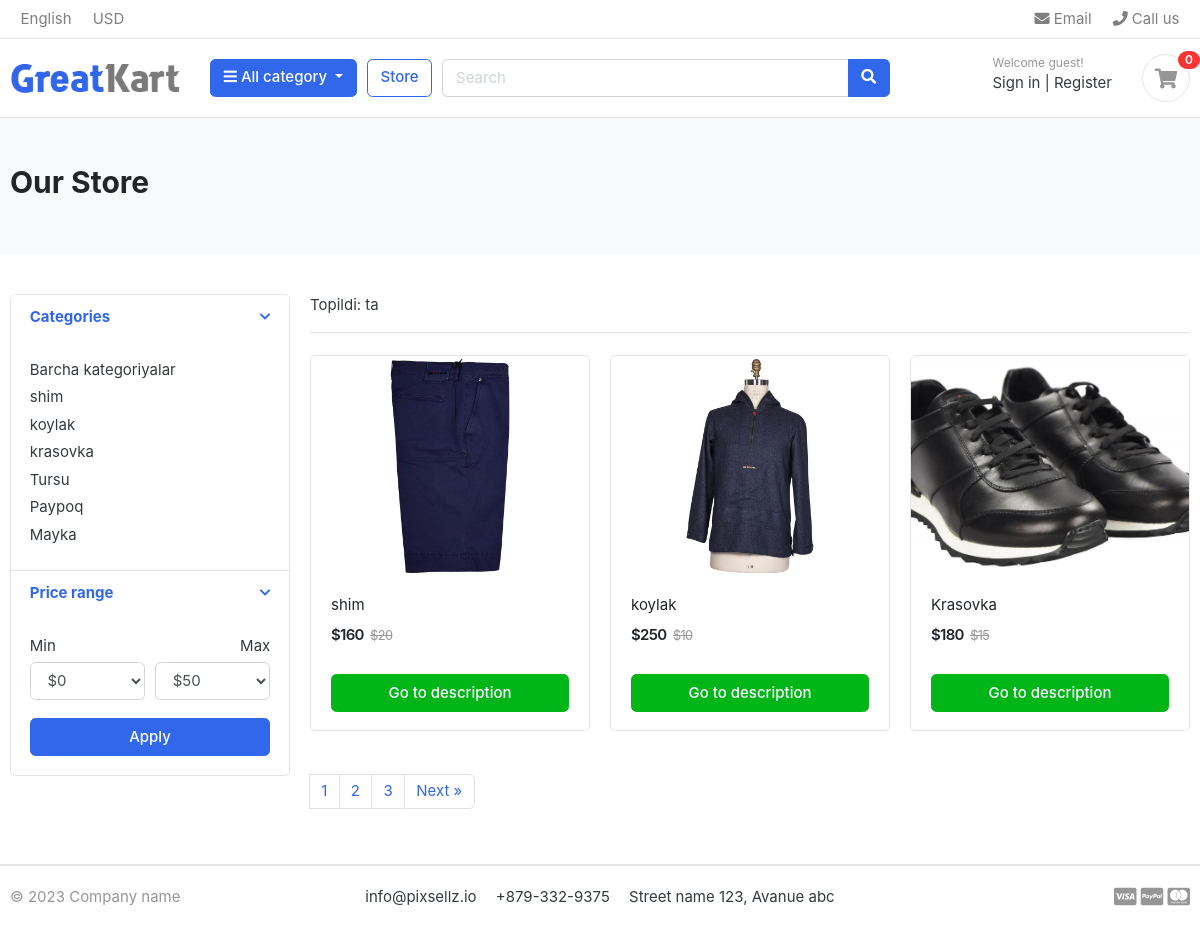
/store/, run on the app's committed database.
### category/models.py (models this page shows, shortened)
class Category(models.Model):
    slug = models.SlugField(unique=True)
    category_name = models.CharField(max_length=100)
    description = models.TextField(blank=True)
    cat_image = models.ImageField(upload_to='photos/categories', blank=True)
    class Meta:
        verbose_name = 'Category'
        verbose_name_plural = 'Categories'
    def get_url(self):
        return reverse('product_by_category', args=[self.slug])

### store/models.py (models this page shows, shortened)
class Product(models.Model):
    slug = models.SlugField(max_length=200, unique=True)
    product_name = models.CharField(max_length=200, unique=True)
    description = models.TextField(blank=True)
    price = models.IntegerField()
    images = models.ImageField(upload_to='photos/products')
    stock = models.IntegerField()
    is_available = models.BooleanField(default=True)
    category = models.ForeignKey(Category, on_delete=models.CASCADE)
    created_date = models.DateTimeField(auto_now_add=True)
    modified_date = models.DateTimeField(auto_now=True)
    def get_url(self):
        return reverse('product_detail', args=[self.category.slug, self.slug])

### store/views.py (the view)
# urls.py: path('', views.paginator, name='paginator'),
def paginator(request):
    products = Product.objects.all()
    p = Paginator(products,3)
    page = request.GET.get('page')
    context = {
        'products':p.get_page(page)
    }
    return render(request, 'store/store.html', context)

### carts/context_processors.py (called while the page is built)
def cart_item_counter(request):
    cart_count = 0
    if 'admin' in request.path:
        return {}
    else:
        try:
            cart = Cart.objects.filter(cart_id=get_cart_session(request))
            cart_items = CartItem.objects.filter(cart=cart[:1])
            for cart_item in cart_items:
                cart_count += cart_item.quantity
        except:
            cart_count = 0
    return dict(cart_count=cart_count)

### carts/views.py (called while the page is built)
def get_cart_session(request):
    cart = request.session.session_key
    if not cart:
        cart = request.session.create()
    return cart

### category/context_processors.py (called while the page is built)
def menu_category_list(request):
    category = Category.objects.all()
    return dict(category=category)

### templates/store/store.html (shortened to what this page needs)
{% extends "base.html" %}
{% block content %}
    <section class="section-pagetop bg">
      <div class="container">
        <h2 class="title-page">Our Store</h2>
      </div>
    </section>
    <section class="section-content padding-y">
      <div class="container">
        <div class="row">
          <aside class="col-md-3">
            <div class="card">
              <article class="filter-group">
                <header class="card-header">
                  <a
                    href="#"
                    data-toggle="collapse"
                    data-target="#collapse_1"
                    aria-expanded="true"
                    class=""
                  >
                    <i class="icon-control fa fa-chevron-down"></i>
                    <h6 class="title">Categories</h6>
                  </a>
                </header>
                <div
                  class="filter-content collapse show"
                  id="collapse_1"
                  style=""
                >
                  <div class="card-body">
                    <ul class="list-menu">
                      <li>
                        <a href="{% url 'store' %}">Barcha kategoriyalar</a>
                     </li>
                      {% for cat in category %}
                     <li>
                        <a href="{{ cat.get_url }}">{{cat.category_name}}</a>
                     </li>
                      {% endfor %}
                    </ul>
                  </div>
                </div>
              </article>
              <article class="filter-group">
                <header class="card-header">
                  <a
                    href="#"
                    data-toggle="collapse"
                    data-target="#collapse_3"
                    aria-expanded="true"
                    class=""
                  >
                    <i class="icon-control fa fa-chevron-down"></i>
                    <h6 class="title">Price range</h6>
                  </a>
                </header>
                <div
                  class="filter-content collapse show"
                  id="collapse_3"
                  style=""
                >
                  <div class="card-body">
                    <div class="form-row">
                      <div class="form-group col-md-6">
                        <label>Min</label>
                        <select class="mr-2 form-control min_price">
                          <option value="0">$0</option>
                        </select>
                      </div>
                      <div class="form-group text-right col-md-6">
                        <label>Max</label>
                        <select class="mr-2 form-control max_price">
                          <option value="50">$50</option>
                        </select>
                      </div>
                    </div>
                    <button onclick="getMinMaxFiltering();" id="sorting_btn" class="btn btn-block btn-primary">Apply</button>
                  </div>
                </div>
              </article>
            </div>
          </aside>
          <main class="col-md-9">
            <header class="border-bottom mb-4 pb-3">
              <div class="form-inline">
                <span class="mr-md-auto">Topildi: {{ p_count }} ta </span>
              </div>
            </header>
            <div class="row">
              {% if products %}
              {% for product in products %}
              <div class="col-md-4 product_item">
                <figure class="card card-product-grid">
                  <div class="img-wrap">
                    <img src="{{ product.images.url }}" />
                  </div>
                  <figcaption class="info-wrap">
                    <div class="fix-height">
                      <a href="{{ product.get_url }}" class="title"
                        >{{ product.product_name }}</a
                      >
                      <div class="price-wrap mt-2">
                        <span class="price">${{ product.stock }}</span>
                        <del class="price-old">${{ product.price }}</del>
                      </div>
                    </div>
                    <a href="{{ product.get_url  }}" class="btn btn-block btn-success"
                      >Go to description
                    </a>
                  </figcaption>
                </figure>
              </div>
              {% endfor %}
              {% else %}
              <div>
                <h1>Malumotlar topilmadi</h1>
              </div>
              {% endif %}
            </div>
            <nav class="mt-4" aria-label="Page navigation sample">
              <ul class="pagination">
                {% for i in products.paginator.page_range %}
                {% if products.number == i %}
                <li class="page-item "><a class="page-link" href="">{{ i }}</a></li>
                {% else %}
                <li class="page-item "><a class="page-link" href="?page={{ i }}">{{ i }}</a></li>
                {% endif %}
                {% endfor %}
                <li class="page-item">
                  {% if products.has_next %}
                  <a class="page-link" href="?page={{ products.next_page_number }}">Next
                  <span aria-hidden="true">&raquo;</span>
                  </a>
                  {% endif %}
                </li>
              </ul>
            </nav>
          </main>
        </div>
      </div>
    </section>
{% endblock %}

### templates/base.html (shortened to what this page needs)
<!DOCTYPE HTML>
{% load static %}
<html lang="en">
<head>
    <link href="{% static 'css/bootstrap.css' %}" rel="stylesheet" type="text/css"/>
    <link href="{% static 'fonts/fontawesome/css/all.min.css' %}" type="text/css" rel="stylesheet">
    <link href="{% static 'css/ui.css' %}" rel="stylesheet" type="text/css"/>
    <link href="{% static 'css/responsive.css' %}" rel="stylesheet" media="only screen and (max-width: 1200px)"/>
</head>
<body>
{% include 'includes/navbar.html' %}
{% block content %}
{% endblock %}
{% include 'includes/footer.html' %}
</body>
</html>

### templates/includes/navbar.html (shortened to what this page needs)
{% load static %}
<header class="section-header">
    <nav class="navbar p-md-0 navbar-expand-sm navbar-light border-bottom">
        <div class="container">
            <div class="collapse navbar-collapse" id="navbarTop4">
                <ul class="navbar-nav mr-auto">
                    <li class="nav-item dropdown">
                        <a href="#" class="nav-link"> English </a>
                    </li>
                    <li class="nav-item dropdown">
                        <a href="#" class="nav-link"> USD </a>
                    </li>
                </ul>
                <ul class="navbar-nav">
                    <li><a href="#" class="nav-link"> <i class="fa fa-envelope"></i> Email </a></li>
                    <li><a href="#" class="nav-link"> <i class="fa fa-phone"></i> Call us </a></li>
                </ul>
            </div>
        </div>
    </nav>
    <section class="header-main border-bottom">
        <div class="container">
            <div class="row align-items-center">
                <div class="col-lg-2 col-md-3 col-6">
                    <a href="/" class="brand-wrap">
                        <img class="logo" src="{% static './images/logo.png' %}">
                    </a>
                </div>
                <div class="col-lg col-sm col-md col-6 flex-grow-0">
                    <div class="category-wrap dropdown d-inline-block float-right">
                        <button type="button" class="btn btn-primary dropdown-toggle" data-toggle="dropdown">
                            <i class="fa fa-bars"></i> All category
                        </button>
                    </div>
                </div>
                <a href="{% url 'store' %}" class="btn btn-outline-primary">Store</a>
                <div class="col-lg  col-md-6 col-sm-12 col">
                    <form action="{% if request.path == '/' %}{% url 'home' %}{% endif %}{% if request.path == '/store/' %}{% url 'store' %}{% endif %}" class="search">
                        <div class="input-group w-100">
                            <input name="q" type="text" class="form-control" style="width:60%;" placeholder="Search">
                            <div class="input-group-append">
                                <button class="btn btn-primary" type="submit">
                                    <i class="fa fa-search"></i>
                                </button>
                            </div>
                        </div>
                    </form>
                </div>
                <div class="col-lg-3 col-sm-6 col-8 order-2 order-lg-3">
                    <div class="d-flex justify-content-end mb-3 mb-lg-0">
                        <div class="widget-header">
                            <small class="title text-muted">Welcome guest!</small>
                            <div>
                                <a href="./signin.html">Sign in</a> <span class="dark-transp"> | </span>
                                <a href="./register.html"> Register</a>
                            </div>
                        </div>
                        <a href="{% url 'cart' %}" class="widget-header pl-3 ml-3">
                            <div class="icon icon-sm rounded-circle border"><i class="fa fa-shopping-cart"></i></div>
                            <span class="badge badge-pill badge-danger notify">{{ cart_count }}</span>
                        </a>
                    </div>
                </div>
            </div>
        </div>
    </section>
</header>

### templates/includes/footer.html
<footer class="section-footer border-top">
    <div class="container">
        <section class="footer-bottom border-top row">
            <div class="col-md-2">
                <p class="text-muted"> &copy 2023 Company name </p>
            </div>
            <div class="col-md-8 text-md-center">
                <span class="px-2">info@pixsellz.io</span>
                <span class="px-2">+879-332-9375</span>
                <span class="px-2">Street name 123, Avanue abc</span>
            </div>
            <div class="col-md-2 text-md-right text-muted">
                <i class="fab fa-lg fa-cc-visa"></i>
                <i class="fab fa-lg fa-cc-paypal"></i>
                <i class="fab fa-lg fa-cc-mastercard"></i>
            </div>
        </section>
    </div>
</footer>

### static/css/ui.css (style rules this page uses)
html { font-family: "Inter", sans-serif; font-size: 15px; }
.img-wrap { text-align: center; display: block; }
.img-wrap img { max-width: 100%; }
.price-wrap { letter-spacing: -0.7px; }
.icon-xs, .icon-sm, .icon-md, .icon-lg { display: inline-block; text-align: center; flex-shrink: 0; flex-grow: 0; }
.icon-sm { width: 48px; height: 48px; line-height: 48px !important; font-size: 20px; }
.padding-y { padding-top: 40px; padding-bottom: 40px; }
figure { margin-bottom: 0; }
article:after, .form-group:after { display: block; clear: both; content: ""; }
.bg { background-color: #f8f9fa; }
.title-page { color: #212529; }
p:last-child { margin-bottom: 0; }
.header-main { position: relative; padding-top: 1rem; padding-bottom: 1rem; }
.brand-wrap .logo, .navbar-brand .logo { margin-right: 7px; max-height: 42px; display: inline-block; }
.widget-header { display: inline-block; vertical-align: middle; position: relative; }
.widget-header a { color: #343a40; }
.widget-header i { color: #969696; }
.widget-header .title { display: block; }
.widget-header .notify { position: absolute; top: -3px; right: -10px; }
.footer-bottom { padding-top: 20px; padding-bottom: 20px; }
[class*=list-] li:after { visibility: hidden; display: block; content: ""; overflow: hidden; height: 0; clear: both; }
.list-menu { list-style: none; margin: 0; padding-left: 0; }
.list-menu li { margin-bottom: 5px; }
.list-menu a { color: #343a40; }
[class*=card-product] a.title { color: #212529; display: block; }
[class*=card-product] .img-wrap { overflow: hidden; position: relative; }
[class*=card-product] .img-wrap img { height: 100%; max-width: 100%; width: auto; display: inline-block; -o-object-fit: cover; object-fit: cover; }
.card-product-grid { margin-bottom: 20px; }
.card-product-grid .img-wrap { border-radius: 0.2rem 0.2rem 0 0; height: 220px; }
.card-product-grid .info-wrap { overflow: hidden; padding: 18px 20px; }
.card-product-grid .fix-height { height: 80px; overflow: hidden; }
.card .img-wrap { overflow: hidden; }
.notify { position: absolute; top: -4px; right: -10px; display: inline-block; padding: 0.25em 0.6em; font-size: 12px; line-height: 1; text-align: center; border-radius: 3rem; color: #fff; background-color: #fa3434; }
.price { font-weight: 600; color: #212529; }
.price-old { color: #969696; margin-left: 3px; font-size: 85%; }
.icon-control { margin-top: 5px; float: right; font-size: 80%; }
.card-header .title { margin-bottom: 0; line-height: 1.5; }
.filter-group { border-bottom: 1px solid #e4e4e4; }
.filter-group .card-header { border-bottom: 0; }
.filter-group:last-child { border-bottom: 0; }
.section-pagetop { padding: 45px 0; }

### data on the page
Category: category_name "shim"
Category: category_name "koylak"
Category: category_name "krasovka"
Category: category_name "Tursu"
Category: category_name "Paypoq"
Category: category_name "Mayka"
Product: images (picture), product_name "shim", stock "160", price "20"
Product: images (picture), product_name "koylak", stock "250", price "10"
Product: images (picture), product_name "Krasovka", stock "180", price "15"

### other printed values
{{ cart_count }} "0"
{{ i }} "1"
{{ i }} "2" "3"
